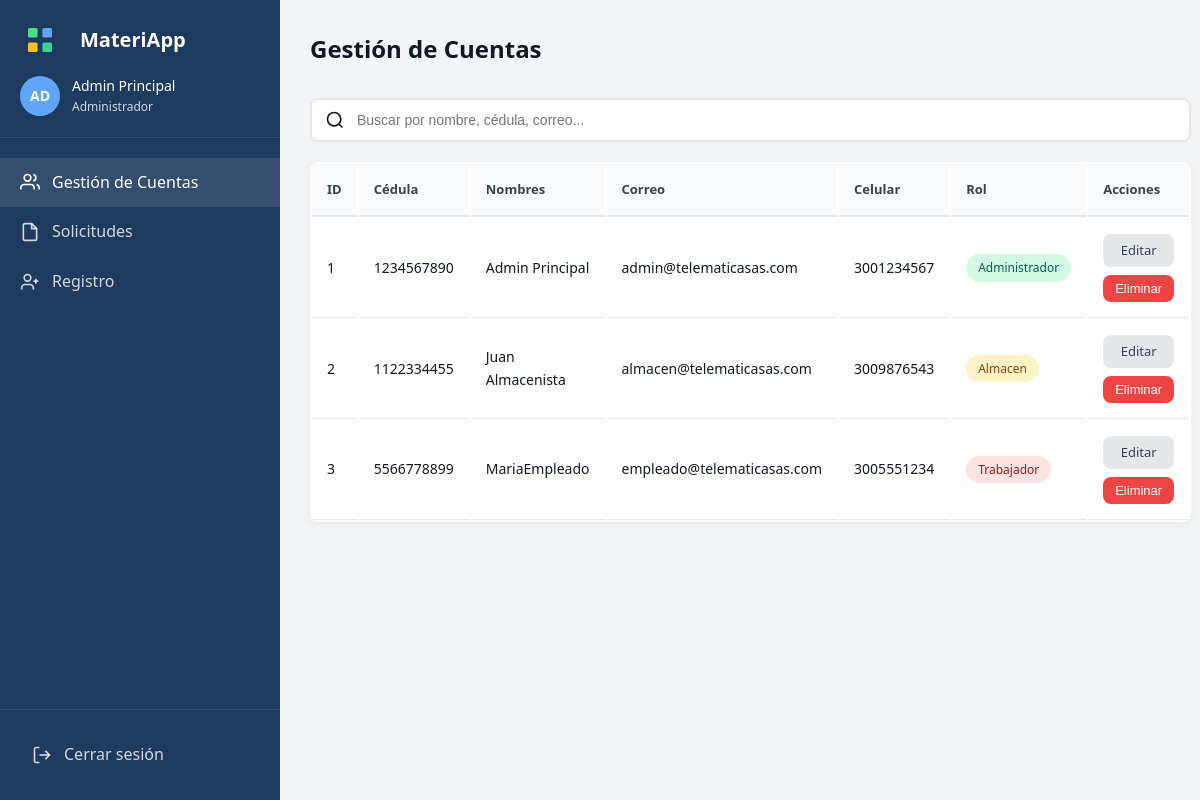
Screenshot of /admin/usuarios (signed in) with the database file from the repository.
### tables this page shows
CREATE TABLE usuarios (
    id INT AUTO_INCREMENT PRIMARY KEY,
    cedula VARCHAR(20) NOT NULL UNIQUE,
    nombres_completos VARCHAR(150) NOT NULL,
    correo_empresarial VARCHAR(100) NOT NULL UNIQUE,
    celular VARCHAR(20) NOT NULL,
    rol ENUM('Trabajador', 'Almacen', 'Administrador') NOT NULL,
    contrasena VARCHAR(255) NOT NULL,
    fecha_registro TIMESTAMP DEFAULT CURRENT_TIMESTAMP,
    activo TINYINT(1) DEFAULT 1
);

### core/Session.php (called while the page is built, shortened)
<?php
class Session {
    public static function get($key) {
        return isset($_SESSION[$key]) ? $_SESSION[$key] : null;
    }
    public static function has($key) {
        return isset($_SESSION[$key]);
    }
    public static function isLoggedIn() {
        return self::has('user_id') && self::has('user_role');
    }
    public static function getUserRole() {
        return self::get('user_role');
    }
    public static function getUserName() {
        return self::get('user_name');
    }
    public static function checkExpiration() {
        return true;
    }
    public static function requireRole($allowedRoles) {
        $userRole = self::getUserRole();
        if (!is_array($allowedRoles)) {
            $allowedRoles = [$allowedRoles];
        }
    }
}

### core/Database.php (called while the page is built, shortened)
<?php
class Database {
    private static $instance = null;
    private $connection;
    private function __construct() {
        try {
            $dsn = "mysql:host=" . DB_HOST . ";dbname=" . DB_NAME . ";charset=" . DB_CHARSET;
            $options = [
                PDO::ATTR_ERRMODE => PDO::ERRMODE_EXCEPTION,
                PDO::ATTR_DEFAULT_FETCH_MODE => PDO::FETCH_ASSOC,
                PDO::ATTR_EMULATE_PREPARES => false
            ];
            $this->connection = new PDO($dsn, DB_USER, DB_PASS, $options);
        } catch (PDOException $e) {
            die("Error de conexión a la base de datos: " . $e->getMessage());
        }
    }
    public static function getInstance() {
        if (self::$instance === null) {
            self::$instance = new self();
        }
        return self::$instance;
    }
public function getConnection() {
        return $this->connection;
    }
}

### controllers/AdminController.php (called while the page is built, shortened)
<?php
require_once ROOT_PATH . 'models/UsuarioModel.php';
class AdminController {
    private $usuarioModel;
    public function __construct() {
        $this->usuarioModel = new UsuarioModel();
    }
    public function usuarios() {
        $usuarios = $this->usuarioModel->getAll();
        View::render('admin/gestion_cuentas', [
            'usuarios' => $usuarios,
            'pageTitle' => 'Gestión de Cuentas'
        ]);
    }
}

### index.php (called while the page is built, shortened)
<?php
require_once __DIR__ . '/config/database.php';
require_once ROOT_PATH . 'core/Database.php';
require_once ROOT_PATH . 'core/Session.php';
require_once ROOT_PATH . 'core/Router.php';
$router = new Router();
$router->get('auth/login', 'AuthController', 'login');
$router->post('auth/login', 'AuthController', 'login');
$router->get('auth/registro', 'AuthController', 'registro');
$router->post('auth/registro', 'AuthController', 'registro');
$router->get('auth/logout', 'AuthController', 'logout');
$router->get('auth/unauthorized', 'AuthController', 'unauthorized');
$router->get('empleado/solicitudes', 'EmpleadoController', 'solicitudes');
$router->get('empleado/nueva', 'EmpleadoController', 'nueva');
$router->post('empleado/crear', 'EmpleadoController', 'crear');
$router->get('empleado/ver/(\d+)', 'EmpleadoController', 'ver');
$router->get('empleado/perfil', 'EmpleadoController', 'perfil');
$router->get('almacen/solicitudes', 'AlmacenController', 'solicitudes');
$router->get('almacen/ver/(\d+)', 'AlmacenController', 'ver');
$router->post('almacen/aprobar/(\d+)', 'AlmacenController', 'aprobar');
$router->post('almacen/rechazar/(\d+)', 'AlmacenController', 'rechazar');
$router->get('almacen/inventario', 'AlmacenController', 'inventario');
$router->post('almacen/inventario/agregar', 'AlmacenController', 'agregarMaterial');
$router->get('almacen/material/(\d+)/editar', 'AlmacenController', 'editarMaterial');
$router->post('almacen/material/(\d+)/editar', 'AlmacenController', 'editarMaterial');
$router->post('almacen/material/(\d+)/eliminar', 'AlmacenController', 'eliminarMaterial');
$router->get('almacen/perfil', 'AlmacenController', 'perfil');
$router->get('admin/usuarios', 'AdminController', 'usuarios');
$router->get('admin/solicitudes', 'AdminController', 'solicitudes');
$router->get('admin/ver-solicitud/(\d+)', 'AdminController', 'verSolicitud');
$router->get('admin/registro', 'AdminController', 'registro');
$router->post('admin/agregar-cedula', 'AdminController', 'agregarCedula');
$router->post('admin/eliminar-cedula/(\d+)', 'AdminController', 'eliminarCedula');
$router->get('admin/usuario/(\d+)/editar', 'AdminController', 'editarUsuario');
$router->post('admin/usuario/(\d+)/editar', 'AdminController', 'editarUsuario');
$router->post('admin/usuario/(\d+)/restablecer', 'AdminController', 'restablecerContrasena');
$router->post('admin/solicitud/(\d+)/eliminar', 'AdminController', 'eliminarSolicitud');
$router->get('admin/dashboard', 'AdminController', 'estadisticas');
$router->get('', 'AuthController', 'login');
$uri = $_SERVER['REQUEST_URI'];
$method = $_SERVER['REQUEST_METHOD'];
$uri = parse_url($uri, PHP_URL_PATH);
$basePath = trim(parse_url(BASE_URL, PHP_URL_PATH), '/');
if (!empty($basePath) && strpos($uri, '/' . $basePath) === 0) {
    $uri = substr($uri, strlen($basePath) + 1);
}
$uri = trim($uri, '/');
try {
    $router->dispatch($uri, $method);
} catch (Exception $e) {
    error_log("Error en MateriApp: " . $e->getMessage());
    error_log("URI: " . $uri);
    http_response_code(500);
    echo "Error interno del servidor: " . $e->getMessage();
}

### models/UsuarioModel.php (called while the page is built, shortened)
<?php
require_once ROOT_PATH . 'entities/Usuario.php';
class UsuarioModel {
    private $db;
    public function __construct() {
        $this->db = Database::getInstance()->getConnection();
    }
    public function getAll() {
        $sql = "SELECT * FROM usuarios ORDER BY fecha_registro DESC";
        $stmt = $this->db->query($sql);
        $usuarios = [];
        while ($data = $stmt->fetch()) {
            $usuarios[] = new Usuario($data);
        }
        return $usuarios;
    }
}

### entities/Usuario.php (called while the page is built, shortened)
<?php
class Usuario {
    private $id;
    private $cedula;
    private $nombres_completos;
    private $correo_empresarial;
    private $celular;
    private $rol;
    public function fill($data) {
        foreach ($data as $key => $value) {
            $method = 'set' . $this->snakeToCamel($key);
        }
    }
    private function snakeToCamel($string) {
        return str_replace(' ', '', ucwords(str_replace('_', ' ', $string)));
    }
    public function getId() {
        return $this->id;
    }
    public function setId($id) {
        $this->id = $id;
    }
    public function getCedula() {
        return $this->cedula;
    }
    public function setCedula($cedula) {
        $this->cedula = $cedula;
    }
    public function getNombresCompletos() {
        return $this->nombres_completos;
    }
    public function setNombresCompletos($nombres_completos) {
        $this->nombres_completos = $nombres_completos;
    }
    public function getCorreoEmpresarial() {
        return $this->correo_empresarial;
    }
    public function setCorreoEmpresarial($correo_empresarial) {
        $this->correo_empresarial = $correo_empresarial;
    }
    public function getCelular() {
        return $this->celular;
    }
    public function setCelular($celular) {
        $this->celular = $celular;
    }
    public function getRol() {
        return $this->rol;
    }
    public function setRol($rol) {
        $this->rol = $rol;
    }
}

### views/admin/gestion_cuentas.php (the view, shortened to what this page needs)
<!DOCTYPE html>
<html lang="es">
<head>
    <link rel="stylesheet" href="<?= BASE_URL ?>public/css/styles.css">
    <link rel="stylesheet" href="<?= BASE_URL ?>public/js/styles.js.css">
</head>
<body>
    <div class="app-container">
        <aside class="sidebar">
            <div class="sidebar-header">
                <div class="logo">
                    <span class="logo-text">MateriApp</span>
                </div>
                <div class="user-info">
                    <div class="user-avatar"><?= strtoupper(substr(Session::getUserName(), 0, 2)) ?></div>
                    <div class="user-details">
                        <span class="user-name"><?= htmlspecialchars(Session::getUserName()) ?></span>
                        <span class="user-role">Administrador</span>
                    </div>
                </div>
            </div>
            <nav class="sidebar-nav">
                <a href="<?= BASE_URL ?>admin/usuarios" class="nav-item <?= strpos($_SERVER['REQUEST_URI'], 'usuarios') !== false ? 'active' : '' ?>">
                    <svg width="20" height="20" viewBox="0 0 24 24" fill="none" stroke="currentColor" stroke-width="2">
                        <path d="M17 21v-2a4 4 0 0 0-4-4H5a4 4 0 0 0-4 4v2"></path>
                        <circle cx="9" cy="7" r="4"></circle>
                        <path d="M23 21v-2a4 4 0 0 0-3-3.87"></path>
                        <path d="M16 3.13a4 4 0 0 1 0 7.75"></path>
                    </svg>
                    Gestión de Cuentas
                </a>
                <a href="<?= BASE_URL ?>admin/solicitudes" class="nav-item <?= strpos($_SERVER['REQUEST_URI'], 'solicitudes') !== false ? 'active' : '' ?>">
                    <svg width="20" height="20" viewBox="0 0 24 24" fill="none" stroke="currentColor" stroke-width="2">
                        <path d="M14 2H6a2 2 0 0 0-2 2v16a2 2 0 0 0 2 2h12a2 2 0 0 0 2-2V8z"></path>
                        <polyline points="14 2 14 8 20 8"></polyline>
                    </svg>
                    Solicitudes
                </a>
                <a href="<?= BASE_URL ?>admin/registro" class="nav-item <?= strpos($_SERVER['REQUEST_URI'], 'registro') !== false ? 'active' : '' ?>">
                    <svg width="20" height="20" viewBox="0 0 24 24" fill="none" stroke="currentColor" stroke-width="2">
                        <path d="M16 21v-2a4 4 0 0 0-4-4H6a4 4 0 0 0-4 4v2"></path>
                        <circle cx="9" cy="7" r="4"></circle>
                        <line x1="19" y1="8" x2="19" y2="14"></line>
                        <line x1="22" y1="11" x2="16" y2="11"></line>
                    </svg>
                    Registro
                </a>
            </nav>
            <div class="sidebar-footer">
                <a href="<?= BASE_URL ?>auth/logout" class="logout-btn">
                    <svg width="20" height="20" viewBox="0 0 24 24" fill="none" stroke="currentColor" stroke-width="2">
                        <path d="M9 21H5a2 2 0 0 1-2-2V5a2 2 0 0 1 2-2h4"></path>
                        <polyline points="16 17 21 12 16 7"></polyline>
                        <line x1="21" y1="12" x2="9" y2="12"></line>
                    </svg>
                    Cerrar sesión
                </a>
            </div>
        </aside>
        <main class="main-content">
            <div class="content-header">
                <h1><?= $pageTitle ?></h1>
            </div>
            <div class="usuarios-list">
                <div class="search-container">
                    <div class="search-input-wrapper">
                        <svg width="20" height="20" viewBox="0 0 24 24" fill="none" stroke="currentColor" stroke-width="2">
                            <circle cx="11" cy="11" r="8"/>
                            <path d="M21 21l-4.35-4.35"/>
                        </svg>
                        <input type="text" class="form-control" data-table-search="tabla-usuarios" placeholder="Buscar por nombre, cédula, correo...">
                    </div>
                </div>
                <table class="table" id="tabla-usuarios">
                    <thead>
                        <tr>
                            <th>ID</th>
                            <th>Cédula</th>
                            <th>Nombres</th>
                            <th>Correo</th>
                            <th>Celular</th>
                            <th>Rol</th>
                            <th>Acciones</th>
                        </tr>
                    </thead>
                    <tbody>
                        <?php foreach ($usuarios as $usuario): ?>
                            <tr>
                                <td><?= $usuario->getId() ?></td>
                                <td><?= htmlspecialchars($usuario->getCedula()) ?></td>
                                <td><?= htmlspecialchars($usuario->getNombresCompletos()) ?></td>
                                <td><?= htmlspecialchars($usuario->getCorreoEmpresarial()) ?></td>
                                <td><?= htmlspecialchars($usuario->getCelular()) ?></td>
                                <td>
                                    <span class="badge badge-<?= $usuario->getRol() === 'Administrador' ? 'aprobado' : ($usuario->getRol() === 'Almacen' ? 'pendiente' : 'rechazado') ?>">
                                        <?= htmlspecialchars($usuario->getRol()) ?>
                                    </span>
                                </td>
                                <td>
                                    <div style="display: flex; gap: 8px; flex-direction: column;">
                                        <a href="<?= BASE_URL ?>admin/usuario/<?= $usuario->getId() ?>/editar" class="btn btn-sm btn-secondary">Editar</a>
                                        <form method="POST" action="<?= BASE_URL ?>admin/usuario/<?= $usuario->getId() ?>/eliminar" style="display: inline;" data-confirm-delete>
                                            <button type="submit" class="btn btn-sm" style="background-color: #ef4444; color: white;" data-item-name="<?= htmlspecialchars($usuario->getNombresCompletos()) ?>">Eliminar</button>
                                        </form>
                                    </div>
                                </td>
                            </tr>
                        <?php endforeach; ?>
                    </tbody>
                </table>
            </div>
        </main>
    </div>
</body>
</html>

### core/Router.php (shortened to what this page needs)
<?php
class Router {
    private $routes = [];
    public function get($path, $controller, $action) {
        $this->routes['GET'][$path] = ['controller' => $controller, 'action' => $action];
    }
    public function post($path, $controller, $action) {
        $this->routes['POST'][$path] = ['controller' => $controller, 'action' => $action];
    }
public function dispatch($uri, $method) {
        $uri = trim($uri, '/');
        foreach ($this->routes[$method] as $routePath => $route) {
            $pattern = '#^' . $routePath . '$#';
            if (preg_match($pattern, $uri, $matches)) {
                $controllerName = $route['controller'];
                $actionName = $route['action'];
                $controllerPath = ROOT_PATH . 'controllers/' . $controllerName . '.php';
                if (file_exists($controllerPath)) {
                    $controller = new $controllerName();
                    if (method_exists($controller, $actionName)) {
                        array_shift($matches);
                        call_user_func_array([$controller, $actionName], $matches);
                        return;
                    }
                }
            }
        }
    }
}

### rows the page displays
usuarios: id "1", cedula "1234567890", nombres_completos "Admin Principal", correo_empresarial "admin@telematicasas.com", celular "3001234567", rol "Administrador"
usuarios: id "2", cedula "1122334455", nombres_completos "Juan Almacenista", correo_empresarial "almacen@telematicasas.com", celular "3009876543", rol "Almacen"
usuarios: id "3", cedula "5566778899", nombres_completos "MariaEmpleado", correo_empresarial "empleado@telematicasas.com", celular "3005551234", rol "Trabajador"
